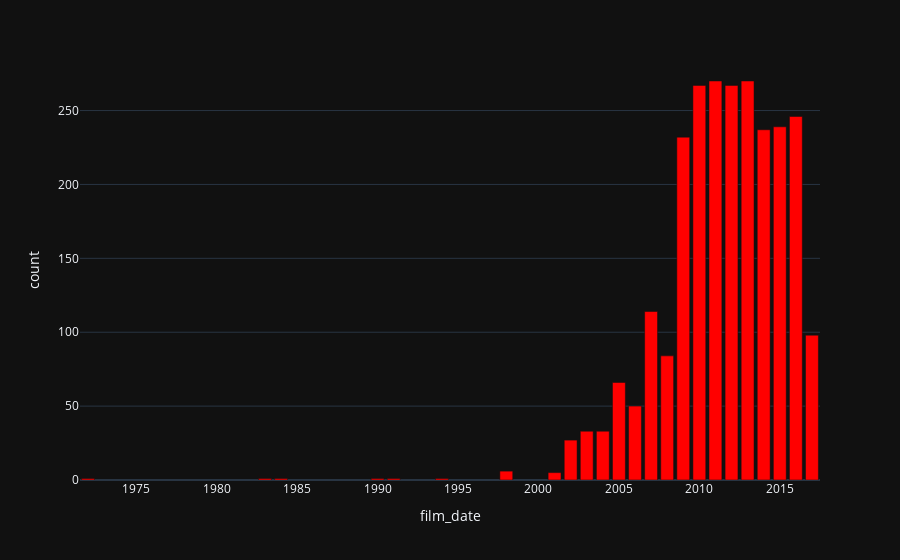

The cell this chart's notebook holds for it:
### Markdown cell above
Film_date equal to published_date for all records. Thus, we can use any columns to filter the year.

### Code cell
year_count = pd.DataFrame(ted_talk.groupby([ted_talk['film_date'].dt.year]).film_date.count())
year_count.columns = ['count']
year_count = year_count.reset_index()

fig = px.bar(year_count, x = 'film_date', y = 'count', color_discrete_sequence = ['red'])
fig.update_layout(
    template= 'plotly_dark')

### Figure 1 — Plotly figure (JSON) as saved in the notebook; plotly's stock layout.template omitted (floating-point values rounded to 4 significant figures)
{"data": [{"alignmentgroup": "True", "hovertemplate": "film_date=%{x}<br>count=%{y}<extra></extra>", "legendgroup": "", "marker": {"color": "red", "pattern": {"shape": ""}}, "name": "", "offsetgroup": "", "orientation": "v", "showlegend": false, "textposition": "auto", "type": "bar", "x": [1972, 1983, 1984, 1990, 1991, 1994, 1998, 2001, 2002, 2003, 2004, 2005, 2006, 2007, 2008, 2009, 2010, 2011, 2012, 2013, 2014, 2015, 2016, 2017], "xaxis": "x", "y": [1, 1, 1, 1, 1, 1, 6, 5, 27, 33, 33, 66, 50, 114, 84, 232, 267, 270, 267, 270, 237, 239, 246, 98], "yaxis": "y"}], "layout": {"barmode": "relative", "legend": {"tracegroupgap": 0}, "margin": {"t": 60}, "xaxis": {"anchor": "y", "domain": [0, 1], "title": {"text": "film_date"}}, "yaxis": {"anchor": "x", "domain": [0, 1], "title": {"text": "count"}}}}
